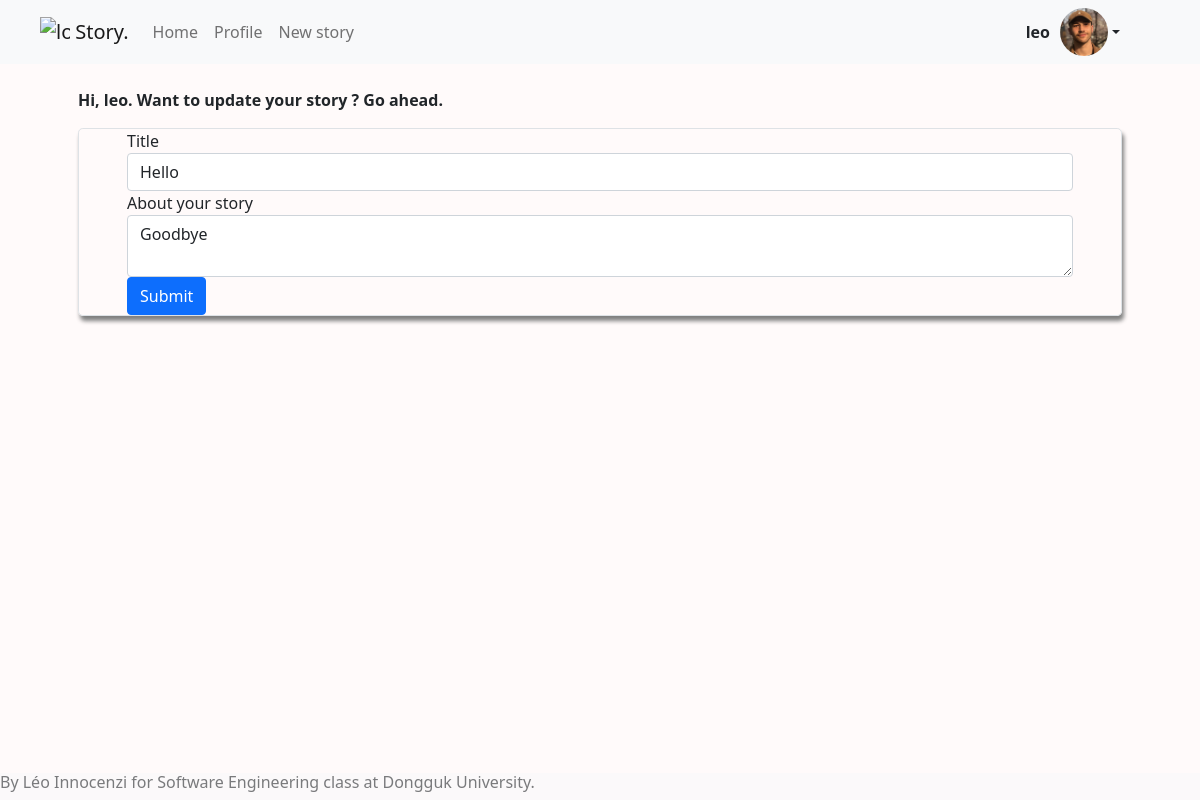
The page /modify_post/1 (signed in) on the database its author committed.
### app/models.py (models this page shows, shortened)
class User(UserMixin, db.Model):
    id = db.Column(db.Integer, primary_key=True)
    username = db.Column(db.String(64), index=True, unique=True)
    email = db.Column(db.String(120), index=True, unique=True)
    location = db.Column(db.String(64), index=True)
    password_hash = db.Column(db.String(128))
    profilePicture = db.Column(db.String(128))
    about_me = db.Column(db.String(140))
    last_seen = db.Column(db.DateTime, default=datetime.utcnow)
    stories = db.relationship('Story', backref='author', lazy='dynamic')

class Story(db.Model):
    id = db.Column(db.Integer, primary_key=True)
    title = db.Column(db.String(256))
    body = db.Column(db.String(4096))
    timestamp = db.Column(db.DateTime, index=True, default=datetime.utcnow)
    storyPicture = db.Column(db.String(128))
    user_id = db.Column(db.Integer, db.ForeignKey('user.id'))

### app/routes.py (the view)
@app.route('/modify_post/<int:id>', methods =['GET', 'POST'])
def modify_post(id):
    story = Story.query.get(id)
    form = EditStory()
    if form.validate_on_submit():
        story.title = form.title.data
        story.body = form.body.data
        db.session.commit()
        return redirect(url_for('home'))
    elif request.method == 'GET':
        form.title.data = story.title
        form.body.data = story.body
    db.session.flush
    return render_template('modify_post.html', form=form)

### app/forms.py
class EditStory(FlaskForm):
    title = StringField('Title')
    body = TextAreaField('About your story', validators=[Length(min=1, max=4096)])
    submit_button = SubmitField('Submit')

### app/models.py (called while the page is built)
@login.user_loader
def load_user(id):
    return User.query.get(int(id))

### app/templates/modify_post.html (shortened to what this page needs)
<!doctype html>
<html lang="en">
  <head>
    <link rel="stylesheet" href="../css/main.css">
    <link href="https://cdn.jsdelivr.net/npm/bootstrap@5.0.1/dist/css/bootstrap.min.css" rel="stylesheet">
  </head>
  <body style="background-color:snow;">
    <nav class="navbar navbar-expand-lg navbar-light bg-light">
      <a class="navbar-brand " href="{{ url_for('home') }}">
        <img src="../../img/filter-circle.svg" width="30" height="30" class="d-inline-block align-top" style="margin-left: 5vh;" alt="logo">     Story.</a>
      <ul class="navbar-nav mr-auto d-flex align-items-center">
        <li class="nav-item active">
          <a class="nav-link" href="{{ url_for('home') }}">Home</a>
        </li>
        <li class="nav-item">
          <a class="nav-link" href="{{ url_for('profile') }}">Profile</a>
        <li class="nav-item">
            <a class="nav-link" href="{{url_for('new_story')}}">New story</a>
        </li>
      </ul>
      <div class="dropdown" style="margin-left: auto; margin-right:10vh">
        <a href="#" class="inline d-flex align-items-center link-dark text-decoration-none dropdown-toggle" data-toggle="dropdown" id="dropdownMenuLink" aria-haspopup="true" aria-expanded="false">
          <strong style="margin-right: 10px;">{{ current_user.username }}</strong>
          <img src="{{ url_for('profile_picture') }}" alt="profile picture" width="48" height="48" class="rounded-circle">
        </a>
      </div>
    </nav>
    {% import "bootstrap/wtf.html" as wtf %}
    {% block content %}
    <div class="container my-md-4 mx-auto px-5">
      <div class= "mx-auto">
        <div>
          <p style="font-weight: bolder;">Hi, {{ current_user.username }}. Want to update your story ? Go ahead.</p>
          <div class="container card-style form-group border rounded-3 px-5 mb-4 ">
          <form method="POST" enctype="multipart/form-data">
            {{ wtf.quick_form(form, button_map={'submit_button': 'primary', }) }}
          </form>
          </div>
        </div>
      </div>
    </div>
    {% endblock content %}
  </body>
  <footer class="footer fixed-bottom bg-light" style="opacity: 0.6">
    <h6>By Léo Innocenzi for Software Engineering class at Dongguk University.</h6>
  </footer>
</html>

### css/main.css (style rules this page uses)
.footer { margin-top: 0 auto; margin-bottom: 0px; }
.card-style { box-shadow: 2px 5px 4px grey; }

### rows shown on the page
User: username "leo"
Story: title "Hello", body "Goodbye"
